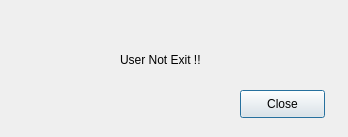
<?xml version="1.0" encoding="UTF-8"?>
<ui version="4.0">
 <class>LoginFailure</class>
 <widget class="QDialog" name="LoginFailure">
  <property name="geometry">
   <rect>
    <x>0</x>
    <y>0</y>
    <width>348</width>
    <height>137</height>
   </rect>
  </property>
  <property name="windowTitle">
   <string>Error</string>
  </property>
  <widget class="QLabel" name="labelInfo">
   <property name="geometry">
    <rect>
     <x>120</x>
     <y>50</y>
     <width>101</width>
     <height>20</height>
    </rect>
   </property>
   <property name="text">
    <string>User Not Exit !!</string>
   </property>
  </widget>
  <widget class="QPushButton" name="pushButtonClose">
   <property name="geometry">
    <rect>
     <x>240</x>
     <y>90</y>
     <width>85</width>
     <height>28</height>
    </rect>
   </property>
   <property name="text">
    <string>Close</string>
   </property>
   <property name="default">
    <bool>true</bool>
   </property>
  </widget>
 </widget>
 <resources/>
 <connections/>
</ui>
